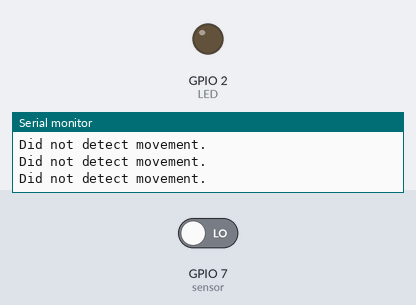
The sketch below on a simulated ESP32-S3. On the bench: output pins drawn as LEDs (lit = HIGH), the last lines printed to the serial monitor. The inputs (shaded band) are chosen by the test bench; at power-on: GPIO 7 (sensor) LOW.

Above: at 2.7 s.
2.8 s: GPIO 7 (sensor) driven HIGH
At 3.9 s:
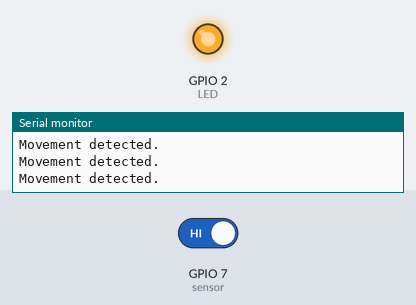
4.3 s: GPIO 7 (sensor) driven LOW
At 5.2 s:
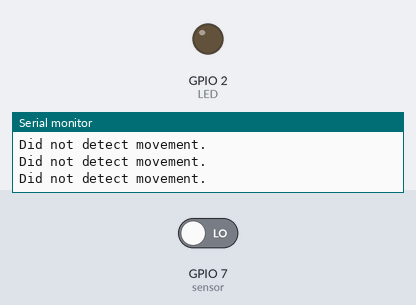
Timing chart, 0 to 7.3 s (numbered marks = the images above; inputs shaded):
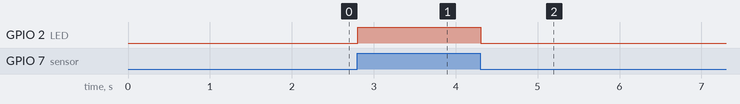

Measured:
- after the input at 2.8 s, GPIO 2 (LED): LOW → HIGH at once
- after the input at 4.3 s, GPIO 2 (LED): HIGH → LOW at once

The sketch:

example.ino
```cpp
#define sensor 7
#define LED 2

void setup() {
  Serial.begin(9600);
  delay(500);
  Serial.println("Code written by sensorvn.com");
  delay(1000);
  pinMode(sensor, INPUT);
  pinMode(LED, OUTPUT);
  digitalWrite(sensor, LOW);
}
void loop() {
  if (digitalRead(sensor)) {
    Serial.println("Movement detected.");
    digitalWrite(LED, HIGH);
  } else {
    Serial.println("Did not detect movement.");
    digitalWrite(LED, LOW);
  }
  delay(100);
}
```
